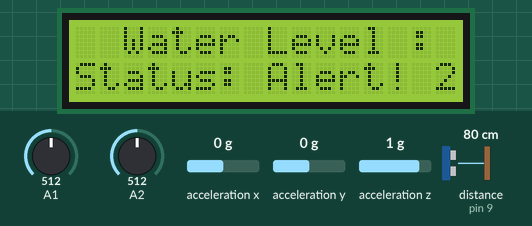
Bench run of a sketch on a simulated Arduino Uno, built with avr-gcc and run on an emulated ATmega328P. Shown: 16×2 character LCD. Wiring (inferred from the names in the program): ultrasonic range finder: trigger pin 10; echo pin 9; ADXL345 accelerometer at I2C address 0x1D. The inputs (shaded band) are chosen by the test bench; at power-on: distance to the obstacle (sensor on pin 9) 80 cm, A1 = 512, A2 = 512, acceleration x 0 g, acceleration y 0 g, acceleration z 1 g. The echo pulse lasts 58.3 µs per cm; what the sketch prints to the serial monitor is not drawn.

Above: at 5.6 s.
5.7 s: distance to the obstacle (sensor on pin 9) set to 34 cm
7.3 s: distance to the obstacle (sensor on pin 9) set to 27 cm
At 9.3 s:
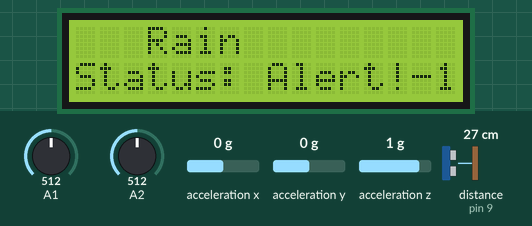
11.4 s: A1 set to 306
At 12.6 s:
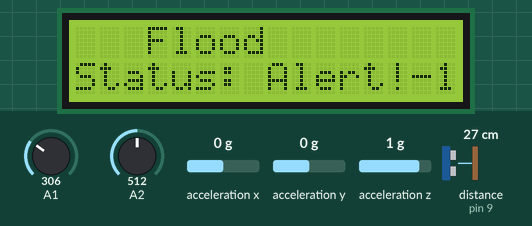
15.5 s: A2 set to 23
17.5 s: A2 set to 20
At 19.2 s:
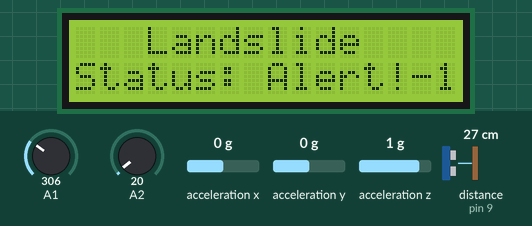
21.6 s: A1 set to 261
25.7 s: A1 set to 233
At 46.1 s:
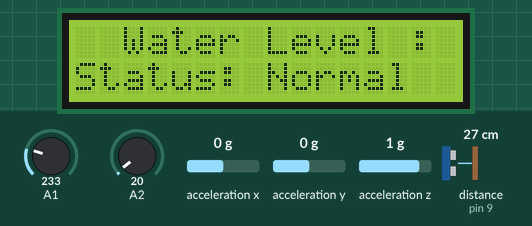
Timing chart, 0 to 47.6 s (numbered marks = the images above; inputs shaded):
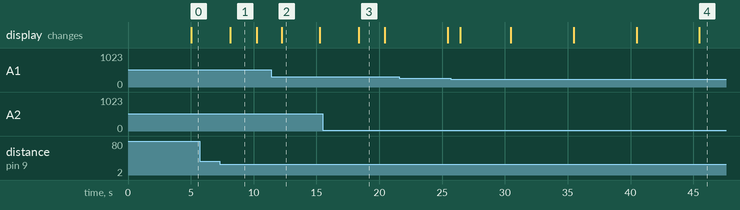

The sketch:

test_2_imu_lcd.ino
```cpp
#include <Wire.h>
#include <LiquidCrystal_I2C.h>

#define TRIG_PIN 10
#define ECHO_PIN 9

// ADXL345 I2C address
#define ADXL345_ADDR 0x1D

// ADXL345 registers
#define POWER_CTL 0x2D
#define DATA_FORMAT 0x31
#define DATAX0 0x32
#define DATAX1 0x33
#define DATAY0 0x34
#define DATAY1 0x35
#define DATAZ0 0x36
#define DATAZ1 0x37

LiquidCrystal_I2C lcd(0x27,16,2);

const float THRESHOLD = 3.0;  // Acceleration threshold
const int SAMPLE_WINDOW = 1000;  // Time window in ms
const int MIN_PEAKS = 2;  // Minimum peaks to detect earthquake
const int SERIAL_REFRESH = 500;  // Serial update interval in ms

unsigned long lastTime = 0;
unsigned long lastSerialUpdate = 0;
int peakCount = 0;
bool earthquakeDetected = false;

const unsigned long lcd_update_rate=5000;
unsigned long pre_time = 0;
unsigned int iteration_variable=0;

float rain = 0.0;
int flood_level = 0;
int landslide_level = 0;
// Previous warning levels to track changes
int prevUltrasonicLevel = -1;
int prevWaterLevel = -1;
int prevFlexLevel = -1;

int ultrasonicLevel = 0;
int waterWarningLevel = 0;
int flexWarningLevel = 0;


void setup() {
  Wire.begin();
  Serial.begin(9600);

  // Initialize LCD
  lcd.init();
  lcd.backlight();

  pinMode(A2,INPUT);
  pinMode(TRIG_PIN, OUTPUT);
  pinMode(ECHO_PIN, INPUT);

  // Initialize ADXL345
  writeRegister(POWER_CTL, 0x08);
  writeRegister(DATA_FORMAT, 0x0B);

  lcd.print("Monitoring...");
  delay(1000);

}

void loop() {
  unsigned long current_time = millis();

  int16_t x, y, z;
  float xg, yg, zg;

  // Read accelerometer data
  x = readAxis(DATAX0, DATAX1);
  y = readAxis(DATAY0, DATAY1);
  z = readAxis(DATAZ0, DATAZ1);

  // Convert to g force
  xg = x * 0.004;
  yg = y * 0.004;
  zg = z * 0.004;

  // Calculate magnitude
  float magnitude = sqrt(xg*xg + yg*yg + zg*zg);

    if (magnitude > THRESHOLD) {
    peakCount++;
  }
    earthquakeDetected = (peakCount >= MIN_PEAKS);

    // lcd.clear();
    if (earthquakeDetected) {
      Serial.println("EARTHQUAKE: ALERT!");
      lcd.clear();
      lcd.print("EARTHQUAKE!");
      lcd.setCursor(4, 1);
      lcd.print("ALERT!");
      delay(1000);
      peakCount = 0;
    }
    delay(10);

  // // Check if sample window has elapsed
  if (current_time - lastTime >= SAMPLE_WINDOW) {
    int ultrasonicDist = getDistance();
    ultrasonicLevel = getUltrasonicLevel(ultrasonicDist);
    int waterLevel = analogRead(A1);
    waterWarningLevel = getWaterLevel(waterLevel);
    int flexValue = analogRead(A2);
    flexWarningLevel = getFlexLevel(flexValue);

    Serial.print("--ultrasonicDist: ");
    Serial.print(ultrasonicDist);
    Serial.print(" --waterLevel: ");
    Serial.print(waterLevel);
    Serial.print(" --flexValue: ");
    Serial.println(flexValue);

    checkAndSendWarning("Rain", ultrasonicLevel, prevUltrasonicLevel);
    prevUltrasonicLevel = ultrasonicLevel;
    checkAndSendWarning("Flood", waterWarningLevel, prevWaterLevel);
    prevWaterLevel = waterWarningLevel;
    checkAndSendWarning("Landslide", flexWarningLevel, prevFlexLevel);
    prevFlexLevel = flexWarningLevel;
    lastTime = current_time;
  }else if (current_time-pre_time > lcd_update_rate){

    // Serial.println("Updating LCD screen");
    if (iteration_variable >= 3) {
    iteration_variable = 0;
    } else {
        iteration_variable++;
    }
    display_with_options(iteration_variable);
    pre_time=current_time;
  }

}
void display_with_options(int iteration_num){
  lcd.clear();
  // Serial.print("iteration_num:");
  // Serial.println(iteration_num);
    switch (iteration_num) {
    case 0:

      Serial.print("Rain Level-1: ");
      // // Serial.print(ultrasonicDist);
      // Serial.print(" : ");
      Serial.println(ultrasonicLevel);
      lcd.setCursor(2,0);
      lcd.print("Rain Level: ");
      lcd.setCursor(0,1);
      lcd.print((ultrasonicLevel>0)? "Status: Alert! ":"Status: Normal");
      lcd.setCursor(15,1);
      lcd.print((ultrasonicLevel>0)? String(ultrasonicLevel):" ");

      break;
    case 1:

      Serial.print("Flood Level-2: ");
      // Serial.print(waterLevel);
      // Serial.print(" : ");
      Serial.println(waterWarningLevel);
      lcd.setCursor(2,0);
      lcd.print("Water Level : ");
      lcd.setCursor(0,1);
      lcd.print((waterWarningLevel>0)?"Status: Alert! ":"Status: Normal");
      lcd.setCursor(15,1);
      lcd.print((waterWarningLevel>0)? String(waterWarningLevel) :" ");

      break;
    case 2:

      Serial.print("Landslide-3: ");
      // Serial.print(flexValue);
      // Serial.print(" : ");
      Serial.println(flexWarningLevel);
      lcd.setCursor(0,0);
      lcd.print("Landslide: ");
      lcd.setCursor(0,1);
      lcd.print((flexWarningLevel>0)?"Status: Alert!":"Status: Normal");
      lcd.setCursor(15,1);
      lcd.print((flexWarningLevel>0)? String(flexWarningLevel) :" ");

      break;
    case 3:
      // Serial.println("------------------------------");
      lcd.setCursor(0,0);
      lcd.print("Earthquake: ");
      lcd.setCursor(0,1);
      lcd.print("Status: Normal");
      break;
  }
}

int getDistance() {
  digitalWrite(TRIG_PIN, LOW);
  delayMicroseconds(2);
  digitalWrite(TRIG_PIN, HIGH);
  delayMicroseconds(10);
  digitalWrite(TRIG_PIN, LOW);

  return pulseIn(ECHO_PIN, HIGH) * 0.034 / 2;
}


int getUltrasonicLevel(int distance) {
  if (distance < 10) return 3;
  if (distance < 20) return 2;
  if (distance < 30) return 1;
  return 0;
}

int getWaterLevel(int value) {
  if (value > 750) return 3;
  if (value > 500) return 2;
  if (value > 250) return 1;
  return 0;
}

int getFlexLevel(int value) {
  if (value < 10) return 3;
  if (value < 18) return 2;
  if (value < 22) return 1;
  return 0;
}


void writeRegister(byte reg, byte value) {
  Wire.beginTransmission(ADXL345_ADDR);
  Wire.write(reg);
  Wire.write(value);
  Wire.endTransmission();
}

byte readRegister(byte reg) {
  Wire.beginTransmission(ADXL345_ADDR);
  Wire.write(reg);
  Wire.endTransmission();

  Wire.requestFrom(ADXL345_ADDR, 1);
  return Wire.read();
}

int16_t readAxis(byte regLow, byte regHigh) {
  Wire.beginTransmission(ADXL345_ADDR);
  Wire.write(regLow);
  Wire.endTransmission();

  Wire.requestFrom(ADXL345_ADDR, 2);
  byte low = Wire.read();
  byte high = Wire.read();

  return (high << 8) | low;
}

void checkAndSendWarning(const char* sensor, int currentLevel, int previousLevel) {
  if (currentLevel != previousLevel && previousLevel != -1) {
    lcd.clear();
    lcd.setCursor(3,0);
    lcd.print(sensor);
    lcd.setCursor(0,1);
    lcd.print("Status: Alert!- ");
    lcd.setCursor(15,1);
    lcd.print(currentLevel);

    Serial.print(sensor);
    Serial.print(" Warning Level Changed to: ");
    Serial.println(currentLevel);
    Serial.println("Sending Warning SMS...");
    delay(2000);
    Serial.println("Message has been sent!");
    Serial.println("-----------------------------------------");
  }
}
```

Measured:
- the behaviour switches between 31 and 30 cm on distance to the obstacle (sensor on pin 9) (found by bisection; images 0 and 1)
- the behaviour switches between 22 and 21 on A2 (found by bisection; images 2 and 3)
- the behaviour switches between 251 and 250 on A1 (found by bisection; images 3 and 4)
- after the input at 5.7 s, every drawn part: stays the same
- after the input at 7.3 s, the display: changes after 0.86 s (image 1)
- after the input at 11.4 s, the display: changes after 0.83 s (image 2)
- after the input at 15.5 s, every drawn part: stays the same
- after the input at 17.5 s, the display: changes after 0.85 s (image 3)
- after the input at 25.7 s, the display: first changes after 0.76 s (image 4 shows a later state)
